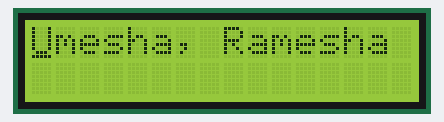
The sketch below on a simulated Arduino Uno, built with avr-gcc and run on an emulated ATmega328P. Shown: 16×2 character LCD.

Above: at 0.1 s.
At 3.0 s:
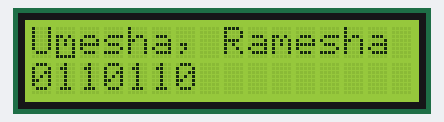
At 6.0 s:
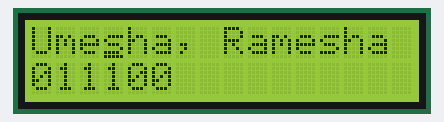
At 12.1 s:
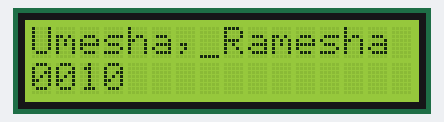
At 18.1 s:
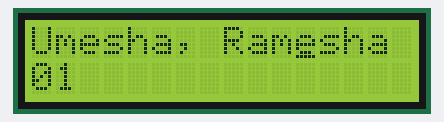
At 24.1 s:
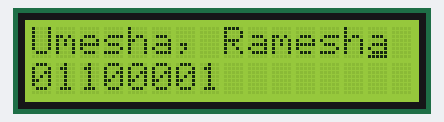

The sketch:

reliable_data_transmission.ino
```cpp
//include the lcd madule
#include<LiquidCrystal.h>

#define LCD_D4 4
#define LCD_D5 5
#define LCD_D6 6
#define LCD_D7 7
#define LCD_RS 8
#define LCD_EN 9
#define TX_CLOCK 2
// Transmit rate in bps
#define TX_RATE 5

//pin assignments
#define TX_DATA 3

const char *message = "Umesha, Ramesha";
void setup() {
  pinMode(TX_CLOCK,OUTPUT);
  pinMode(TX_DATA, OUTPUT);

  //initialising the lcd
  LiquidCrystal lcd(LCD_RS,LCD_EN,LCD_D4, LCD_D5, LCD_D6, LCD_D7);
  lcd.begin(16, 2);
  lcd.setCursor(0, 0);
  lcd.print(message);

  for (int byte_idx = 0; byte_idx < strlen(message); byte_idx++)
  {
    char tx_byte = message[byte_idx];

    // clear the 2nd line of the display
    lcd.noCursor();
    lcd.setCursor(0, 1);
    lcd.print("         ");
    lcd.setCursor(byte_idx, 0);
  lcd.cursor();

    for (int bit_idx = 0; bit_idx < 8; bit_idx++)
    {
      bool tx_bit = tx_byte & (0x80 >> bit_idx);
      digitalWrite(TX_DATA, tx_bit);
      delay((1000 / TX_RATE)/2);

      //update the lcd
      lcd.noCursor();
      lcd.setCursor(bit_idx, 1);
      lcd.print(tx_bit ? "1" : "0");
      lcd.setCursor(byte_idx, 0);
      lcd.cursor();

      //CLOCK
      digitalWrite(TX_CLOCK,HIGH);
      delay((1000 / TX_RATE)/2);
      digitalWrite(TX_CLOCK,LOW);
    }
  }
  digitalWrite(TX_DATA,LOW);
}

void loop() {

}
```
